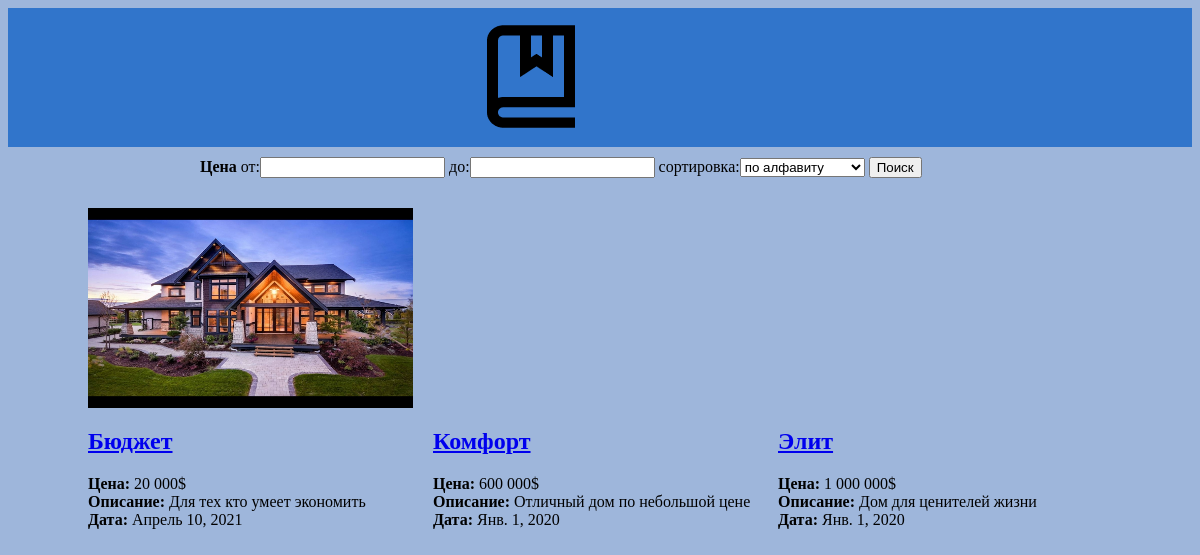
The app's page /, older data.
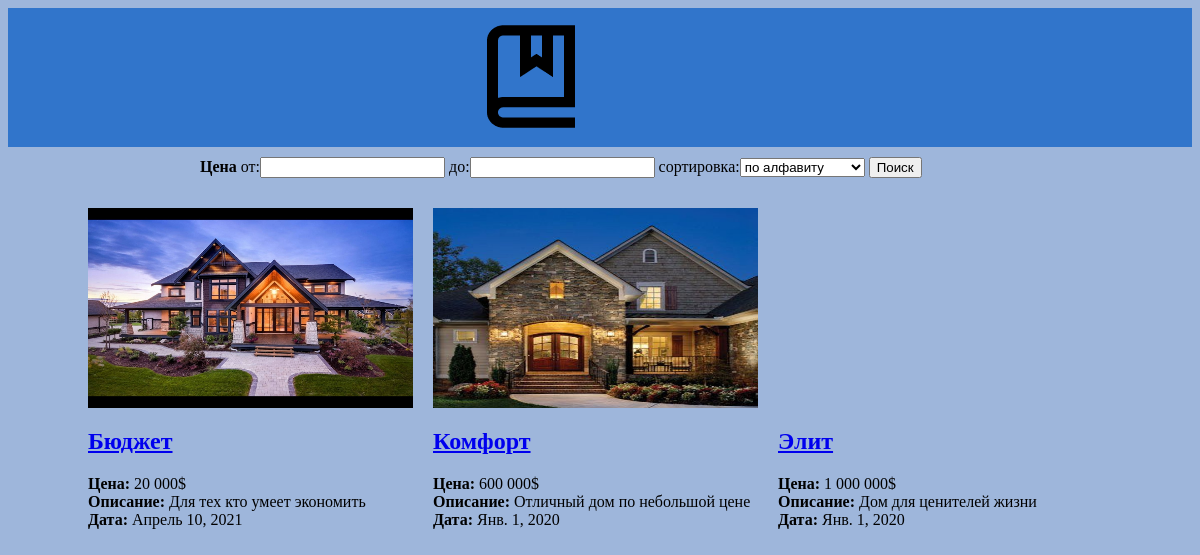
The same page, newer data.
### houses/models.py (models this page shows, shortened)
class House(models.Model):
    name = models.CharField("название", max_length=50)
    price = models.IntegerField("цена")
    description = models.TextField("описание")
    date = models.DateField("дата", default='2020-01-01')
    photo = models.ImageField("фотография", upload_to="houses/photos", default="", blank=True)
    class Meta:
        verbose_name = "дом"
        verbose_name_plural = "дома"
        ordering = ["name", "price"]

### houses/views.py (the view)
# urls.py: path('', houses_list, name='home'),
def houses_list(request):
    houses = House.objects.all()  # создаем запрос через ORM, в переменной houses содержаться все дома,
    form = HousesFilterForm(request.GET)
    if form.is_valid():
        if form.cleaned_data["min_price"]:
            houses = houses.filter(price__gte=form.cleaned_data["min_price"])
        if form.cleaned_data["max_price"]:
            houses = houses.filter(price__lte=form.cleaned_data["max_price"])
        if form.cleaned_data["ordering"]:
            houses = houses.order_by(form.cleaned_data["ordering"])
    return render(request, "houses/houses_list.html", {"houses": houses, "form": form})

### houses/forms.py
class HousesFilterForm(forms.Form):
    min_price = forms.IntegerField(label="от", required=False)
    max_price = forms.IntegerField(label="до", required=False)
    ordering = forms.ChoiceField(label="сортировка", required=False, choices=[
        ["name", "по алфавиту"], ["price", "дешевые сверху"], ["-price", "дорогие сверху"]])

### houses/templates/houses/houses_list.html
{% extends "index.html" %}
{% load humanize %}
{% block application %}
    <form action="" method="get" class="search-form">
    <b>Цена</b> {{ form }}
    <input type="submit" value="Поиск">
    </form>
    <div class="houses">
        {% for house in houses %}
            <div class="house">
                <a href="{% url 'house' house.id %}" class="img">
                    {% if house.photo %}
                        <img src="{{ house.photo.url }}" alt="{{ house.name }}">
                    {% endif %}
                </a>
                <h2><a href="{% url 'house' house_id=house.id %}">{{ house.name }}</a></h2>
                <div>
                    <b>Цена:</b> {{ house.price| intcomma }}$<br>
                    <b>Описание:</b> {{ house.description }}<br>
                    <b>Дата:</b> {{ house.date }}
                </div>
            </div>
        {% endfor %}
    </div>
{% endblock %}

Row changes from the older to the newer data that the page shows:
changed House "Комфорт": photo: picture added
